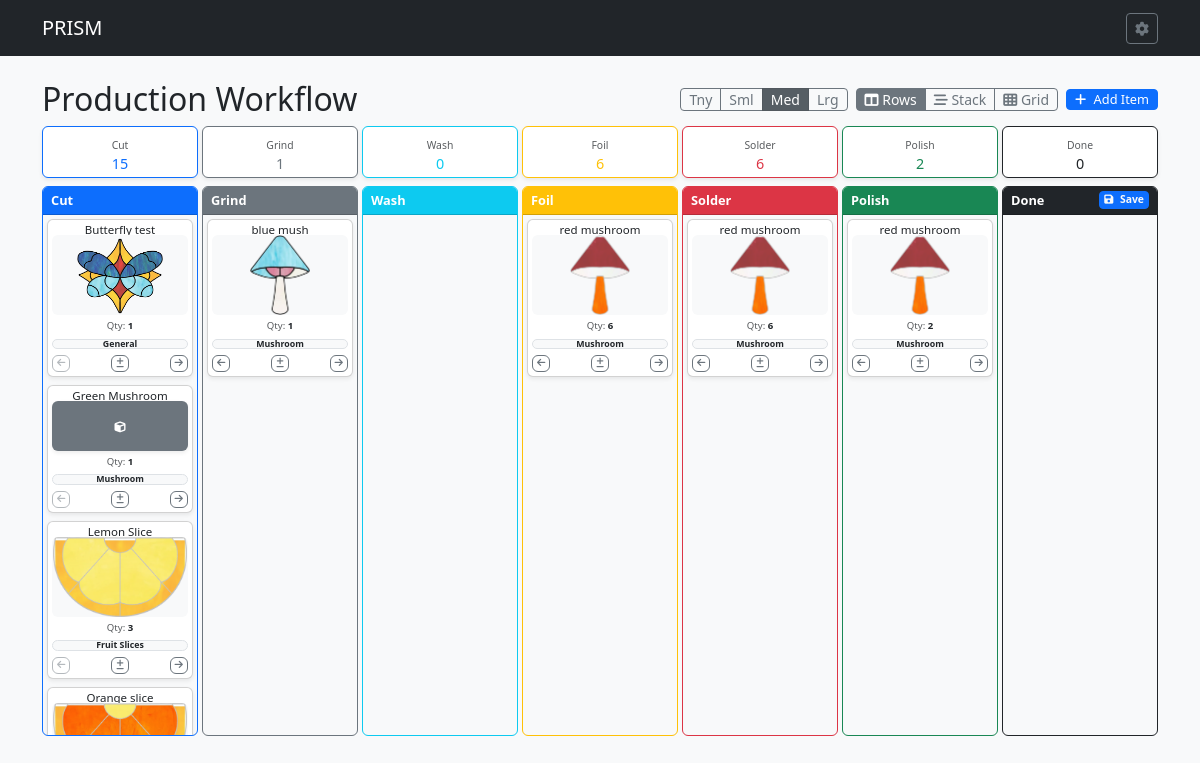
Screenshot of /production with the database file from the repository.
### tables this page shows
CREATE TABLE ICC (

    IPID INTEGER PRIMARY KEY AUTOINCREMENT,	--Item State ID
    ITEMID INTEGER,				--Item ID
    IPCUT INTEGER,				--Item num in Cut State
    IPGRND INTEGER,				--Item num in Grind State
    IPWASH INTEGER,				--Item num in Wash State
    IPFOIL INTEGER,				--Item num in Foil State
    IPSLDR INTEGER,				--Item num in Solder State
    IPPOLISH INTEGER,				--Item num in Polish State
    IPDONE INTEGER,				--Item num in Finished State
    IPTS TEXT,					--Item state time stamp

    FOREIGN KEY (ITEMID) REFERENCES ITM(ITEMID) ON DELETE CASCADE ON UPDATE CASCADE

);

CREATE TABLE ITM (

    ITEMID INTEGER PRIMARY KEY AUTOINCREMENT,	--Item ID
    ITMNAME TEXT,				--Item Name
    ITMIMG TEXT,				--Item Image
    ONEOFF INTEGER,				--One off Item
    VARIAT INTEGER,				--Is Variation Boolean
    ITMGRP TEXT,				--Item Group
    CURRENT INTEGER,				--Currently Being Sold Bool
    ITMPTRN TEXT,				--Item Pattern Image
    ITMSVG TEXT,				--Item SVG
    ITMNOTE TEXT,				--Item Notes
    ITMLEN TEXT,				--Item Length
    ITMWID TEXT,				--Item Width
    IMISLDR INTEGER,				--Item Solder IMI ID
    IMICAME INTEGER,				--Item CAME IMI ID
    IMIFOIL INTEGER,				--Item Foil IMI ID
    IMICHAIN INTEGER,				--Item Chain IMI ID
    IMIRING INTEGER,				--Item Ring IMI ID
    IMIWIRE INTEGER,				--Item Wire IMI ID
    PARENT INTEGER,				--Parent Item ID
    PATINA TEXT,				--Patina Type
    ISACTIVE INTEGER,				--Is Active Item

    FOREIGN KEY (ITMGRP) REFERENCES IGP(ITMGRP) ON DELETE SET NULL ON UPDATE CASCADE,
    FOREIGN KEY (IMISLDR) REFERENCES IMI(IMIID) ON DELETE SET NULL ON UPDATE CASCADE,
    FOREIGN KEY (IMICAME) REFERENCES IMI(IMIID) ON DELETE SET NULL ON UPDATE CASCADE,
    FOREIGN KEY (IMIFOIL) REFERENCES IMI(IMIID) ON DELETE SET NULL ON UPDATE CASCADE,
    FOREIGN KEY (IMICHAIN) REFERENCES IMI(IMIID) ON DELETE SET NULL ON UPDATE CASCADE,
    FOREIGN KEY (IMIRING) REFERENCES IMI(IMIID) ON DELETE SET NULL ON UPDATE CASCADE,
    FOREIGN KEY (IMIWIRE) REFERENCES IMI(IMIID) ON DELETE SET NULL ON UPDATE CASCADE,
    FOREIGN KEY (PATINA) REFERENCES PATINA(PATINA) ON DELETE SET NULL ON UPDATE CASCADE
);

### routes/production_routes.py (the view)
@production_bp.route('/production', methods=['GET'])
def production_board():
    db = get_db_from_app()
    query = """

        SELECT

            i.ITEMID, i.ITMNAME, i.ITMIMG, i.ITMGRP, i.ONEOFF, i.CURRENT, i.VARIAT, i.PARENT,

            c.IPID,

            COALESCE(c.IPCUT, 0) AS IPCUT,

            COALESCE(c.IPGRND, 0) AS IPGRND,

            COALESCE(c.IPWASH, 0) AS IPWASH,

            COALESCE(c.IPFOIL, 0) AS IPFOIL,

            COALESCE(c.IPSLDR, 0) AS IPSLDR,

            COALESCE(c.IPPOLISH, 0) AS IPPOLISH,

            COALESCE(c.IPDONE, 0) AS IPDONE,

            c.IPTS

        FROM ITM i

        LEFT JOIN ICC c ON i.ITEMID = c.ITEMID

        WHERE i.ISACTIVE = 1

        ORDER BY i.ITMNAME ASC

    """
    items = db.execute(query).fetchall()
    item_groups = db.execute("SELECT ITMGRP FROM IGP WHERE ISACTIVE = 1 OR ISACTIVE IS NULL ORDER BY ITMGRP ASC").fetchall()
    master_items = db.execute("""

        SELECT ITEMID, ITMNAME, ITMGRP, ONEOFF, CURRENT, VARIAT, PARENT

        FROM ITM

        WHERE ISACTIVE = 1

        ORDER BY ITMNAME ASC

    """).fetchall()
    summary_query = """

        SELECT

            SUM(COALESCE(IPCUT, 0)) as total_cut,

            SUM(COALESCE(IPGRND, 0)) as total_grind,

            SUM(COALESCE(IPWASH, 0)) as total_wash,

            SUM(COALESCE(IPFOIL, 0)) as total_foil,

            SUM(COALESCE(IPSLDR, 0)) as total_solder,

            SUM(COALESCE(IPPOLISH, 0)) as total_polish,

            SUM(COALESCE(IPDONE, 0)) as total_done

        FROM ICC

    """
    summary = db.execute(summary_query).fetchone()
    return render_template(
        'production_board.html',
        items=items,
        summary=summary,
        item_groups=item_groups,
        master_items=master_items
    )

### app.py (called while the page is built)
def get_db():
    conn = sqlite3.connect(DATABASE)
    conn.row_factory = sqlite3.Row
    conn.execute("PRAGMA foreign_keys = ON;")
    return conn

### routes/production_routes.py (called while the page is built)
def get_db_from_app():
    from __main__ import get_db
    return get_db()

### templates/production_board.html (shortened to what this page needs)
{% extends "base.html" %}
{% block content %}
<div class="row mb-2 align-items-center">
    <div class="col">
        <h2 class="mb-0">Production Workflow</h2>
    </div>
    <div class="col-auto d-flex gap-2 align-items-center">
        <div class="btn-group" role="group" aria-label="Card Size Switcher" id="cardSizeButtonGroup">
            <button type="button" class="btn btn-outline-secondary btn-sm py-0 px-2" id="sizeBtnTiny" title="Tiny Cards">Tny</button>
            <button type="button" class="btn btn-outline-secondary btn-sm py-0 px-2" id="sizeBtnSmall" title="Small Cards">Sml</button>
            <button type="button" class="btn btn-outline-secondary btn-sm active py-0 px-2" id="sizeBtnMedium" title="Medium Cards">Med</button>
            <button type="button" class="btn btn-outline-secondary btn-sm py-0 px-2" id="sizeBtnLarge" title="Large Cards">Lrg</button>
        </div>
        <div class="btn-group" role="group" aria-label="Board Layout Switcher">
            <button type="button" class="btn btn-outline-secondary btn-sm active py-0 px-2" id="layoutBtnHorizontal" title="Horizontal Layout">
                <i class="fas fa-columns"></i> Rows
            </button>
            <button type="button" class="btn btn-outline-secondary btn-sm py-0 px-2" id="layoutBtnVertical" title="Vertical Layout">
                <i class="fas fa-stream"></i> Stack
            </button>
            <button type="button" class="btn btn-outline-secondary btn-sm py-0 px-2" id="layoutBtnGrid" title="Grid Layout">
                <i class="fas fa-th"></i> Grid
            </button>
        </div>
        <button class="btn btn-primary btn-sm py-0 px-2" data-bs-toggle="modal" data-bs-target="#addItemModal" style="font-size: 0.8rem;">
            <i class="fas fa-plus me-1"></i> Add Item
        </button>
    </div>
</div>
<div class="row text-center mb-2 g-1" id="summary-cards">
    <div class="col"><div class="card shadow-sm border-primary"><div class="card-body p-1"><span class="text-muted small" style="font-size: 0.65rem;">Cut</span><h6 class="mb-0 text-primary" style="font-size: 0.9rem;" id="sum-cut">{{ summary.total_cut or 0 }}</h6></div></div></div>
    <div class="col"><div class="card shadow-sm border-secondary"><div class="card-body p-1"><span class="text-muted small" style="font-size: 0.65rem;">Grind</span><h6 class="mb-0 text-secondary" style="font-size: 0.9rem;" id="sum-grind">{{ summary.total_grind or 0 }}</h6></div></div></div>
    <div class="col"><div class="card shadow-sm border-info"><div class="card-body p-1"><span class="text-muted small" style="font-size: 0.65rem;">Wash</span><h6 class="mb-0 text-info" style="font-size: 0.9rem;" id="sum-wash">{{ summary.total_wash or 0 }}</h6></div></div></div>
    <div class="col"><div class="card shadow-sm border-warning"><div class="card-body p-1"><span class="text-muted small" style="font-size: 0.65rem;">Foil</span><h6 class="mb-0 text-warning" style="font-size: 0.9rem;" id="sum-foil">{{ summary.total_foil or 0 }}</h6></div></div></div>
    <div class="col"><div class="card shadow-sm border-danger"><div class="card-body p-1"><span class="text-muted small" style="font-size: 0.65rem;">Solder</span><h6 class="mb-0 text-danger" style="font-size: 0.9rem;" id="sum-solder">{{ summary.total_solder or 0 }}</h6></div></div></div>
    <div class="col"><div class="card shadow-sm border-success"><div class="card-body p-1"><span class="text-muted small" style="font-size: 0.65rem;">Polish</span><h6 class="mb-0 text-success" style="font-size: 0.9rem;" id="sum-polish">{{ summary.total_polish or 0 }}</h6></div></div></div>
    <div class="col"><div class="card shadow-sm border-dark"><div class="card-body p-1"><span class="text-muted small" style="font-size: 0.65rem;">Done</span><h6 class="mb-0 text-dark" style="font-size: 0.9rem;" id="sum-done">{{ summary.total_done or 0 }}</h6></div></div></div>
</div>
<div id="kanbanBoardContainer" class="kanban-layout-horizontal pb-2">
    {% set stages = [
        ('cut', 'Cut', 'primary', 'IPCUT'),
        ('grnd', 'Grind', 'secondary', 'IPGRND'),
        ('wash', 'Wash', 'info', 'IPWASH'),
        ('foil', 'Foil', 'warning', 'IPFOIL'),
        ('sldr', 'Solder', 'danger', 'IPSLDR'),
        ('polish', 'Polish', 'success', 'IPPOLISH'),
        ('done', 'Done', 'dark', 'IPDONE')
    ] %}
{% for key, label, color, col_field in stages %}
    <div class="kanban-column-wrapper">
        <div class="card bg-light border-{{ color }} h-100">
            <div class="card-header bg-{{ color }} text-white d-flex justify-content-between align-items-center py-1 px-2" style="font-size: 0.8rem;">
                <strong>{{ label }}</strong>
                {% if key == 'done' %}
                <button class="btn btn-primary btn-sm py-0 px-1 text-light fw-bold" id="saveFinishedGlobalBtn" style="font-size: 0.65rem;" title="Save All Finished Items to Inventory">
                    <i class="fas fa-save me-1"></i> Save
                </button>
                {% endif %}
            </div>
            <div class="card-body p-1 kanban-stage" data-stage="{{ key }}" data-stage-index="{{ loop.index0 }}" data-stage-label="{{ label }}" style="min-height: 350px; max-height: 65vh; overflow-y: auto;">
                {% for item in items %}
                    {% set count = item[col_field] %}
                    {% if count and count > 0 %}
                    <div class="card mb-1 shadow-sm item-card" draggable="true" data-item-id="{{ item.ITEMID }}" data-item-name="{{ item.ITMNAME }}" data-current-stage="{{ key }}" data-current-index="{{ loop.index0 }}" data-available-qty="{{ count }}">
                        <div class="card-body p-1">
                            <div class="mb-0.5 text-center card-title-row">
                                <h6 class="card-title mb-0 text-truncate" style="font-size: 0.72rem; line-height: 1;">
                                    <a href="{{ url_for('item_bp.item_detail', item_id=item.ITEMID) }}" class="text-decoration-none text-dark" title="{{ item.ITMNAME }}">{{ item.ITMNAME }}</a>
                                </h6>
                            </div>
                            <div class="text-center mb-0.5">
                                {% if item.ITMIMG %}
                                    <div class="w-100 overflow-hidden bg-light rounded d-flex align-items-center justify-content-center item-img-wrapper" style="cursor: pointer;"
                                         data-bs-toggle="modal"
                                         data-bs-target="#imageModal"
                                         data-img-url="{{ url_for('static', filename=item.ITMIMG) }}"
                                         title="Click to pop up larger image">
                                        <img src="{{ url_for('static', filename=item.ITMIMG) }}"
                                             class="d-block card-img-scaled"
                                             style="max-width: 100%; max-height: 80px; width: auto; height: auto; object-fit: contain;"
                                             alt="{{ item.ITMNAME }}">
                                    </div>
                                {% else %}
                                    <div class="bg-secondary rounded w-100 d-flex align-items-center justify-content-center text-white shadow-sm item-img-placeholder" style="height: 50px; font-size: 11px;"><i class="fas fa-cube"></i></div>
                                {% endif %}
                            </div>
                            <div class="text-center mb-0.5" style="line-height: 1;">
                                <span class="text-muted" style="font-size: 0.6rem;">Qty: <strong class="item-qty text-dark">{{ count }}</strong></span>
                            </div>
                            <div class="mb-0.5 text-truncate card-group-row">
                                <span class="badge bg-light text-dark border w-100 text-truncate py-0" style="font-size: 0.55rem;" title="{{ item.ITMGRP or 'General' }}">{{ item.ITMGRP or 'General' }}</span>
                            </div>
                            <div class="d-flex justify-content-between align-items-center">
                                <button class="btn btn-outline-secondary btn-xxs py-0 px-1 move-backward-btn" style="font-size: 0.6rem;" title="Move Backward"><i class="fas fa-arrow-left move-icon-h"></i></button>
                                <button class="btn btn-outline-secondary btn-xxs py-0 px-1 qty-adjust-modal-btn" style="font-size: 0.6rem;" title="Adjust Quantity"><i class="fas fa-plus-minus"></i></button>
                                <button class="btn btn-outline-secondary btn-xxs py-0 px-1 move-forward-btn" style="font-size: 0.6rem;" title="Move Forward"><i class="fas fa-arrow-right move-icon-h"></i></button>
                            </div>
                        </div>
                    </div>
                    {% endif %}
                {% endfor %}
            </div>
        </div>
    </div>
    {% endfor %}
</div>
{% endblock %}

### templates/production_board.html (style rules this page uses)
#kanbanBoardContainer.kanban-layout-horizontal { display: flex; flex-direction: row; flex-wrap: nowrap; overflow-x: visible; gap: 0.25rem; }
#kanbanBoardContainer.kanban-layout-horizontal .kanban-column-wrapper { flex: 1 1 0; min-width: 0; }
.kanban-stage { display: grid; grid-template-columns: repeat(auto-fill, minmax(100px, 1fr)); gap: 0.25rem; align-content: start; }
#kanbanBoardContainer.card-size-medium .kanban-stage { grid-template-columns: repeat(auto-fill, minmax(100px, 1fr)); }
#kanbanBoardContainer.card-size-medium .item-img-wrapper { min-height: 50px; max-height: 80px; }
#kanbanBoardContainer.card-size-medium .card-img-scaled { max-height: 80px !important; }
#kanbanBoardContainer.card-size-medium .item-img-placeholder { height: 50px !important; }

### rows the page displays
ICC: ITMNAME "Butterfly test", ITMIMG (picture), IPCUT "1", ITMGRP "General"
ICC: ITMNAME "Green Mushroom", IPCUT "1", ITMGRP "Mushroom"
ICC: ITMNAME "Lemon Slice", ITMIMG (picture), IPCUT "3", ITMGRP "Fruit Slices"
ICC: ITMNAME "Orange slice", ITMIMG (picture)
ICC: ITMNAME "blue mush", ITMIMG (picture), IPGRND "1", ITMGRP "Mushroom"
ICC: ITMNAME "red mushroom", ITMIMG (picture), count "6", ITMGRP "Mushroom", IPPOLISH "2"

### other values shown
{{ summary.total_cut or 0 }} "15"
{{ summary.total_grind or 0 }} "1"
{{ summary.total_wash or 0 }} "0"
{{ summary.total_foil or 0 }} "6"
{{ summary.total_solder or 0 }} "6"
{{ summary.total_polish or 0 }} "2"
{{ summary.total_done or 0 }} "0"
{{ label }} "Cut" "Grind" "Wash" "Foil" "Solder" "Polish" "Done"
